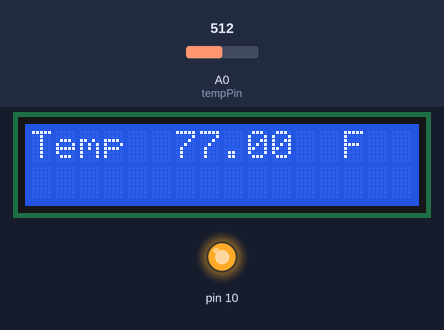
The sketch below on a simulated Arduino Uno, built with avr-gcc and run on an emulated ATmega328P. On the bench: 16×2 character LCD, output pins drawn as LEDs (lit = HIGH). The test bench sets the inputs (shaded band); at power-on: A0 (tempPin) = 512. Pins used as bus, display or sensor lines are not drawn.

Above: at 1.3 s.
1.4 s: A0 (tempPin) set to 553
At 3.3 s:
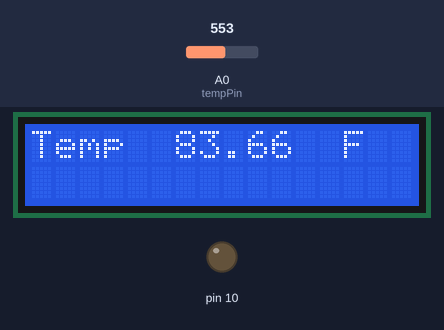
3.6 s: A0 (tempPin) set to 511
At 4.9 s:
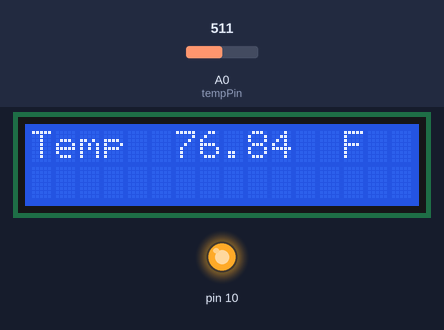
5.7 s: A0 (tempPin) set to 306
At 7.1 s:
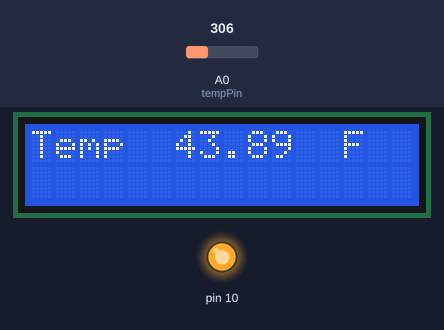
Timing chart, 0 to 8.7 s (numbered marks = the images above; inputs shaded):
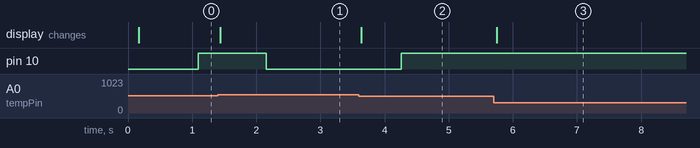

The sketch:

ProjectShower.ino
```cpp
/*
 * Created: 10/17/2017
 * Modified: 2/13/2018
 * Author: Jared Smith
 *
 * Description: Aims to adjust the water temperature to a desirable level.
 */
#include <LiquidCrystal.h>
#include <myStepper.h>
#define MY_TEMP 80 // DEBUG ME
#define MAX_STEPS 1200 // DEBUG ME
int tempPin = 0;
float prevErr = 0;
int prevClock = 0;
float integral = 0;
//                RS E  D4 D5 D6 D7
LiquidCrystal lcd(2, 4, 5, 6, 9, 11);
// initialize the stepper library on pins 8 and 10:
myStepper stepper(200, 8, 10); // DEBUG ME
float pidController(float tempF, float desiredTemp, int currClock);

void setup() {
  lcd.begin(16, 2); //setup the LCD
  delay(100);
}

void loop() {
  int tempReading = analogRead(tempPin);
  // This is OK
  double tempK = log(10000.0 * ((1024.0 / tempReading - 1)));
  tempK = 1 / (0.001129148 + (0.000234125 + (0.0000000876741 * tempK * tempK )) * tempK );       //  Temp Kelvin
  float tempC = tempK - 273.15;            // Convert Kelvin to Celcius
  float tempF = (tempC * 9.0) / 5.0 + 32.0; // Convert Celcius to Fahrenheit
  /*  replaced
    float tempVolts = tempReading * 5.0 / 1024.0;
    float tempC = (tempVolts - 0.5) * 10.0;
    float tempF = tempC * 9.0 / 5.0 + 32.0;
  */

  if(abs(MY_TEMP - tempF) > 1 && millis() - prevClock > 1000) { // Maximum allowed deviation from desired temp
    stepper.step((int) pidController(tempF, MY_TEMP, millis()));
  }


  lcd.setCursor(0, 0);
  //lcd.print("Temp         C  "); // Display Temperature in C

  lcd.print("Temp         F  "); // Display Temperature in F
  lcd.setCursor(6, 0);

  //lcd.print(tempC); // Display Temperature in C

  lcd.print(tempF); // Display Temperature in F
  delay(100);
}


// This function will change the position of the motor based on the reading of the temperature.
// Used in many applications to control temperature.
float pidController(float tempF, float desiredTemp, int currClock) {
  float deltaT = (currClock - prevClock)/1000.0; // time between the last call of this function in seconds
  float err = desiredTemp - tempF; // current deviation from desired temp
  integral = integral + err*deltaT;
  float derivative = (err - prevErr)/deltaT;
  prevErr = err;
  float out = 1*err + 1*integral + 1*derivative; // DEBUG ME
  prevClock = currClock;
  return out;  //DEBUG ME
}
```

myStepper.cpp
```cpp
#include "Arduino.h"
#include "myStepper.h"

myStepper::myStepper(int steps_per_rev, int pulse_pin, int dir_pin) {

  this->direction = 0;
  this->steps_per_rev = steps_per_rev;
  this->pulse_pin = pulse_pin;
  this->dir_pin = dir_pin;
  this->max_steps = 300;

  pinMode(this->pulse_pin, OUTPUT);
  pinMode(this->dir_pin, OUTPUT);

  this->step_delay = 60L * 1000L * 1000L / this->steps_per_rev / 180;  // default speed of 3 revs per second

  digitalWrite(this->dir_pin, LOW);
}


void myStepper::setSpeed(long whatSpeed) {
  this->step_delay = 60L * 1000L * 1000L / this->steps_per_rev / whatSpeed;
}


void myStepper::step(int steps_to_move) {
  int steps_left = abs(steps_to_move);  // how many steps to take

  // determine direction based on whether steps_to_mode is + or -:
  if (steps_to_move > 0) { this->direction = 1; }
  if (steps_to_move < 0) { this->direction = 0; }


  // decrement the number of steps, moving one step each time:
  while (steps_left > 0) {
    unsigned long now = micros();
    // move only if the appropriate delay has passed:
    if (now - this->last_step_time >= this->step_delay) {
      // get the timeStamp of when you stepped:
      this->last_step_time = now + 1000;
      // depending on direction take a step:
      if (this->direction == 1) {
        if(this->steps_from_start + 1 >= this->max_steps) { break; } // cancel the movement

        digitalWrite(this->dir_pin, HIGH);
        pulse();
        this->steps_from_start++;
      }
    else {
        if(this->steps_from_start - 1 < 0) { break; } // cancel the movement

        digitalWrite(this->dir_pin, LOW);
        pulse();
        this->steps_from_start--;
    }
    // decrement the steps left:
    steps_left--;
    }
  }
}

void myStepper::pulse() {
  digitalWrite(this->pulse_pin, HIGH);
  delayMicroseconds(500);
  digitalWrite(this->pulse_pin, LOW);
  delayMicroseconds(500);
}

void myStepper::returnToStart() {
  step(-1*this->steps_from_start);
  this->steps_from_start = 0;

}
```

myStepper.h
```cpp
#ifndef myStepper_h
#define myStepper_h

class myStepper {
public:
  // constructors:
  myStepper(int steps_per_rev, int pulse_pin, int dir_pin);


  // speed setter method:
  void setSpeed(long whatSpeed);

  // mover method:
  void step(int steps_to_move);

  void returnToStart();

private:

  void pulse();

  int direction;            // Direction of rotation
  unsigned long step_delay; // delay between steps, in ms, based on speed
  int steps_per_rev;      // total number of steps this motor can take
  int steps_from_start;  // counting steps from beginning
  int max_steps;        // maximum allowed steps from the start

  // motor pin numbers:
  int pulse_pin;
  int dir_pin;

  unsigned long last_step_time; // time stamp in us of when the last step was taken
};

#endif
```

Measured:
- the behaviour switches between 536 and 537 on A0 (tempPin) (found by bisection; images 0 and 1)
- after the input at 1.4 s, pin 10: HIGH → LOW after 0.76 s; the display: changes at once (image 1)
- after the input at 3.6 s, pin 10: LOW → HIGH after 0.66 s; the display: changes at once (image 2)
- after the input at 5.7 s, the display: changes after 0.05 s (image 3)
